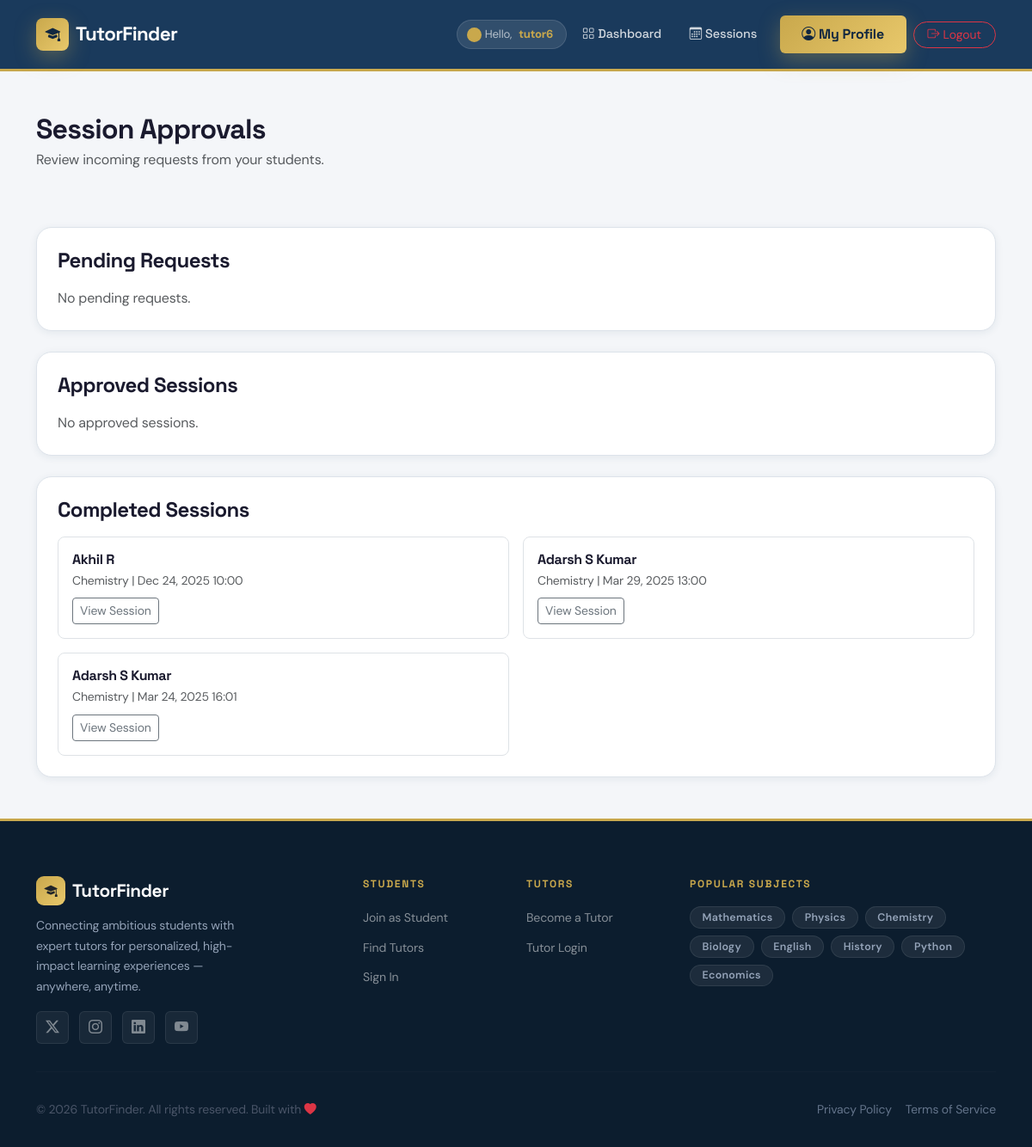
/tutor/sessions/ (signed in), run on the app's committed database.
### users/models.py (models this page shows, shortened)
class User(AbstractUser):
    ROLE_CHOICES = (
        ('student', 'Student'),
        ('tutor', 'Tutor'),
    )
    role = models.CharField(max_length=10, choices=ROLE_CHOICES)

class Session(models.Model):
    STATUS_CHOICES = [
        ("pending", "Pending"),
        ("approved", "Approved"),
        ("completed", "Completed"),
    ]
    student = models.ForeignKey(StudentProfile, on_delete=models.CASCADE)
    tutor = models.ForeignKey(TutorProfile, on_delete=models.CASCADE)
    subject = models.ForeignKey(Subject, on_delete=models.CASCADE)
    scheduled_time = models.DateTimeField()
    end_time = models.DateTimeField()
    status = models.CharField(max_length=20, choices=STATUS_CHOICES, default="pending")
    meeting_link = models.URLField(blank=True, null=True)

class StudentProfile(models.Model):
    user = models.OneToOneField(User, on_delete=models.CASCADE)
    connected_tutors = models.ManyToManyField("TutorProfile", related_name="connected_students", blank=True, default="")
    full_name = models.CharField(max_length=255, default="Unknown")
    phone_number = models.CharField(max_length=15, blank=True, null=True)
    profile_picture = models.ImageField(upload_to='profile_pics/students/', blank=True, null=True)
    subjects_interested = models.ManyToManyField(Subject, related_name="interested_students")
    age = models.IntegerField(default=0)
    location = models.CharField(max_length=255, blank=True, null=True)
    address = models.TextField(default='')
    bio = models.TextField(blank=True, null=True)
    date_of_birth = models.DateField(null=True, blank=True)
    latitude = models.FloatField(null=True, blank=True)
    longitude = models.FloatField(null=True, blank=True)

class Subject(models.Model):
    name = models.CharField(max_length=100, unique=True)

### users/views.py (the view)
# urls.py: path('tutor/sessions/', views.tutor_sessions_view, name='tutor_sessions'),
@login_required
def tutor_sessions_view(request):
    tutor_profile = request.user.tutorprofile
    pending_sessions = Session.objects.filter(tutor=tutor_profile, status="pending")
    approved_sessions = Session.objects.filter(tutor=tutor_profile, status="approved").order_by("scheduled_time")
    completed_sessions = Session.objects.filter(tutor=tutor_profile, status="completed").order_by("-scheduled_time")
    return render(request, 'users/tutor_sessions.html', {
        "pending_sessions": pending_sessions,
        "approved_sessions": approved_sessions,
        "completed_sessions": completed_sessions,
    })

### users/context_processors.py (called while the page is built)
def tutor_profile_processor(request):
    if request.user.is_authenticated and hasattr(request.user, 'tutorprofile'):
        return {'profile': request.user.tutorprofile}
    return {}

### templates/users/tutor_sessions.html (shortened to what this page needs)
{% extends 'base.html' %}
{% block content %}
<div class="container py-5">
    <div class="row mb-5">
        <div class="col-12 text-center text-md-start">
            <h2 class="fw-bold mb-1">Session Approvals</h2>
            <p class="text-muted">Review incoming requests from your students.</p>
        </div>
    </div>
    <div class="custom-card p-4 mb-4">
        <h4 class="fw-bold mb-3">Pending Requests</h4>
        {% if pending_sessions %}
        <div class="row g-4">
            {% for s in pending_sessions %}
            <div class="col-md-6 border-bottom pb-4 mb-4">
                <div class="d-flex align-items-center gap-3">
                    <div class="avatar-md bg-light rounded-circle d-flex align-items-center justify-content-center">
                        <i class="bi bi-person text-secondary"></i>
                    </div>
                    <div class="flex-grow-1">
                        <h5 class="fw-bold mb-0">{{ s.student.full_name }}</h5>
                        <span class="badge badge-primary-soft">{{ s.subject.name }}</span>
                        <div class="small text-muted mt-1"><i class="bi bi-clock me-1"></i>{{ s.scheduled_time|date:"D, M d | H:i" }}</div>
                    </div>
                    <div class="d-flex gap-2">
                        <form method="POST" action="{% url 'approve_session' s.id %}">
                            {% csrf_token %}
                            <button type="submit" class="btn btn-success btn-sm px-3">Approve</button>
                        </form>
                        <a href="{% url 'session_details' s.id %}" class="btn btn-outline-secondary btn-sm">Details</a>
                    </div>
                </div>
            </div>
            {% endfor %}
        </div>
        {% else %}
        <p class="text-muted mb-0">No pending requests.</p>
        {% endif %}
    </div>
    <div class="custom-card p-4 mb-4">
        <h4 class="fw-bold mb-3">Approved Sessions</h4>
        {% if approved_sessions %}
        <div class="row g-3">
            {% for s in approved_sessions %}
            <div class="col-md-6">
                <div class="p-3 border rounded-3 bg-light d-flex justify-content-between align-items-center">
                    <div>
                        <h6 class="fw-bold mb-1">{{ s.student.full_name }}</h6>
                        <small class="text-muted">{{ s.subject.name }} | {{ s.scheduled_time|date:"M d, H:i" }}</small>
                    </div>
                    <a href="{% url 'session_details' s.id %}" class="btn btn-sm btn-outline-primary">Details</a>
                </div>
            </div>
            {% endfor %}
        </div>
        {% else %}
        <p class="text-muted mb-0">No approved sessions.</p>
        {% endif %}
    </div>
    <div class="custom-card p-4">
        <h4 class="fw-bold mb-3">Completed Sessions</h4>
        {% if completed_sessions %}
        <div class="row g-3">
            {% for s in completed_sessions %}
            <div class="col-md-6">
                <div class="p-3 border rounded-3">
                    <h6 class="fw-bold mb-1">{{ s.student.full_name }}</h6>
                    <small class="text-muted d-block mb-2">{{ s.subject.name }} | {{ s.scheduled_time|date:"M d, Y H:i" }}</small>
                    <a href="{% url 'session_details' s.id %}" class="btn btn-sm btn-outline-secondary">View Session</a>
                </div>
            </div>
            {% endfor %}
        </div>
        {% else %}
        <p class="text-muted mb-0">No completed sessions yet.</p>
        {% endif %}
    </div>
</div>
{% endblock %}

### templates/base.html (shortened to what this page needs)
{% load static %}
<!DOCTYPE html>
<html lang="en">
<head>
    <link href="https://cdn.jsdelivr.net/npm/bootstrap@5.3.0/dist/css/bootstrap.min.css" rel="stylesheet">
    <link rel="stylesheet" href="https://cdn.jsdelivr.net/npm/bootstrap-icons@1.11.3/font/bootstrap-icons.min.css">
    <link rel="stylesheet" href="https://unpkg.com/aos@2.3.4/dist/aos.css">
    <link rel="stylesheet" href="{% static 'css/style.css' %}">
</head>
<body>
    <nav class="navbar navbar-expand-lg sticky-top" id="mainNav">
        <div class="container">
            <a class="navbar-brand" href="{% url 'home' %}">
                <span class="brand-icon">
                    <i class="bi bi-mortarboard-fill"></i>
                </span>
                TutorFinder
            </a>
            <div class="collapse navbar-collapse" id="navbarNav">
                <ul class="navbar-nav ms-auto align-items-center gap-1">
                    {% if user.is_authenticated %}
                    <li class="nav-item">
                        <span class="nav-user-greeting d-flex align-items-center gap-2">
                            <span class="live-dot"></span>
                            Hello, <strong>{{ user.username }}</strong>
                        </span>
                    </li>
                    {% if request.user.role == 'tutor' %}
                    <li class="nav-item">
                        <a class="nav-link" href="{% url 'tutor_dashboard' %}">
                            <i class="bi bi-grid me-1"></i>Dashboard
                        </a>
                    </li>
                    <li class="nav-item">
                        <a class="nav-link" href="{% url 'tutor_sessions' %}">
                            <i class="bi bi-calendar3 me-1"></i>Sessions
                        </a>
                    </li>
                    <li class="nav-item ms-2">
                        <a class="btn btn-primary-custom" href="{% url 'tutor_profile' %}">
                            <i class="bi bi-person-circle me-1"></i>My Profile
                        </a>
                    </li>
                    {% endif %}
                    <li class="nav-item ms-1">
                        <form action="{% url 'logout' %}" method="post" class="d-inline">
                            <button type="submit" class="btn btn-sm btn-outline-danger rounded-pill px-3">
                                <i class="bi bi-box-arrow-right me-1"></i>Logout
                            </button>
                        </form>
                    </li>
                    {% endif %}
                </ul>
            </div>
        </div>
    </nav>
    <main class="main-content" id="main-content">
        {% block content %}{% endblock %}
    </main>
    <footer class="footer">
        <div class="container">
            <div class="row g-4">
                <div class="col-lg-4 col-md-6">
                    <div class="footer-brand">
                        <span
                            style="background:var(--grad-accent);width:34px;height:34px;border-radius:9px;display:inline-flex;align-items:center;justify-content:center;">
                            <i class="bi bi-mortarboard-fill text-dark" style="font-size:.95rem;"></i>
                        </span>
                        TutorFinder
                    </div>
                    <p class="small" style="color:#94a3b8;line-height:1.7;max-width:260px;">
                        Connecting ambitious students with expert tutors for personalized, high-impact learning
                        experiences — anywhere, anytime.
                    </p>
                    <div class="social-links mt-3">
                        <a href="#" class="social-link" title="Twitter"><i class="bi bi-twitter-x"></i></a>
                        <a href="#" class="social-link" title="Instagram"><i class="bi bi-instagram"></i></a>
                        <a href="#" class="social-link" title="LinkedIn"><i class="bi bi-linkedin"></i></a>
                        <a href="#" class="social-link" title="YouTube"><i class="bi bi-youtube"></i></a>
                    </div>
                </div>
                <div class="col-lg-2 col-md-6 col-6">
                    <p class="footer-heading">Students</p>
                    <ul class="footer-links">
                        <li><a href="{% url 'student_register' %}">Join as Student</a></li>
                        <li><a href="{% url 'search_tutors' %}">Find Tutors</a></li>
                        <li><a href="{% url 'login' %}">Sign In</a></li>
                    </ul>
                </div>
                <div class="col-lg-2 col-md-6 col-6">
                    <p class="footer-heading">Tutors</p>
                    <ul class="footer-links">
                        <li><a href="{% url 'tutor_register' %}">Become a Tutor</a></li>
                        <li><a href="{% url 'login' %}">Tutor Login</a></li>
                    </ul>
                </div>
                <div class="col-lg-4 col-md-6">
                    <p class="footer-heading">Popular Subjects</p>
                    <div class="d-flex flex-wrap gap-2">
                        <span class="badge badge-custom"
                            style="background:rgba(255,255,255,.07);color:#94a3b8;border:1px solid rgba(255,255,255,.08);">Mathematics</span>
                        <span class="badge badge-custom"
                            style="background:rgba(255,255,255,.07);color:#94a3b8;border:1px solid rgba(255,255,255,.08);">Physics</span>
                        <span class="badge badge-custom"
                            style="background:rgba(255,255,255,.07);color:#94a3b8;border:1px solid rgba(255,255,255,.08);">Chemistry</span>
                        <span class="badge badge-custom"
                            style="background:rgba(255,255,255,.07);color:#94a3b8;border:1px solid rgba(255,255,255,.08);">Biology</span>
                        <span class="badge badge-custom"
                            style="background:rgba(255,255,255,.07);color:#94a3b8;border:1px solid rgba(255,255,255,.08);">English</span>
                        <span class="badge badge-custom"
                            style="background:rgba(255,255,255,.07);color:#94a3b8;border:1px solid rgba(255,255,255,.08);">History</span>
                        <span class="badge badge-custom"
                            style="background:rgba(255,255,255,.07);color:#94a3b8;border:1px solid rgba(255,255,255,.08);">Python</span>
                        <span class="badge badge-custom"
                            style="background:rgba(255,255,255,.07);color:#94a3b8;border:1px solid rgba(255,255,255,.08);">Economics</span>
                    </div>
                </div>
            </div>
            <hr class="footer-divider">
            <div class="d-flex flex-column flex-md-row justify-content-between align-items-center gap-2 small"
                style="color:#64748b;">
                <p class="mb-0">&copy; 2026 TutorFinder. All rights reserved. Built with <i
                        class="bi bi-heart-fill text-danger"></i></p>
                <div class="d-flex gap-3">
                    <a href="#" style="color:#64748b;" class="transition-all" onmouseover="this.style.color='#10b981'"
                        onmouseout="this.style.color='#64748b'">Privacy Policy</a>
                    <a href="#" style="color:#64748b;" class="transition-all" onmouseover="this.style.color='#10b981'"
                        onmouseout="this.style.color='#64748b'">Terms of Service</a>
                </div>
            </div>
        </div>
    </footer>
</body>
</html>

### data on the page
User: username "tutor6"
Session: student.full_name "Akhil R", subject.name "Chemistry", scheduled_time "Dec 24, 2025 10:00"
Session: student.full_name "Adarsh S Kumar", subject.name "Chemistry", scheduled_time "Mar 29, 2025 13:00"
Session: student.full_name "Adarsh S Kumar", subject.name "Chemistry", scheduled_time "Mar 24, 2025 16:01"
